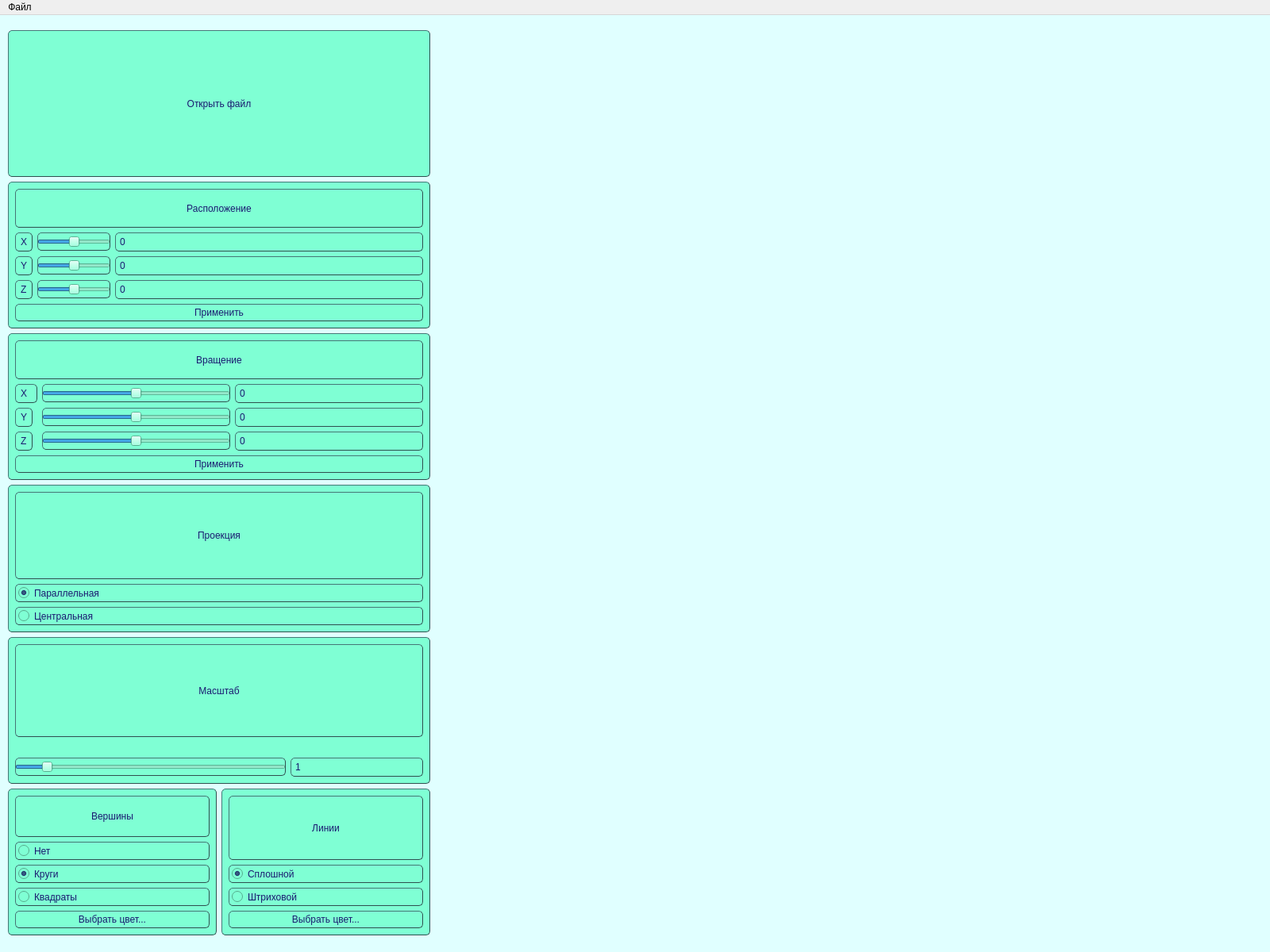
<?xml version="1.0" encoding="UTF-8"?>
<ui version="4.0">
 <class>MainWindow</class>
 <widget class="QMainWindow" name="MainWindow">
  <property name="geometry">
   <rect>
    <x>0</x>
    <y>0</y>
    <width>1600</width>
    <height>1200</height>
   </rect>
  </property>
  <property name="windowTitle">
   <string>MainWindow</string>
  </property>
  <property name="styleSheet">
   <string notr="true">QMainWindow {
    background-color: #E0FFFF;
}</string>
  </property>
  <widget class="QWidget" name="centralwidget">
   <widget class="DScene" name="widget_3" native="true">
    <property name="geometry">
     <rect>
      <x>550</x>
      <y>30</y>
      <width>1081</width>
      <height>1131</height>
     </rect>
    </property>
   </widget>
   <widget class="QWidget" name="layoutWidget">
    <property name="geometry">
     <rect>
      <x>10</x>
      <y>19</y>
      <width>532</width>
      <height>1141</height>
     </rect>
    </property>
    <layout class="QGridLayout" name="gridLayout_7">
     <item row="5" column="0">
      <widget class="QWidget" name="vertices_widget" native="true">
       <property name="styleSheet">
        <string notr="true">QWidget {
    background-color: #7FFFD4;
    border-style: outset;
    border-width: 1px;
    border-radius: 5px;
    border-color: #2F4F4F;
    font: 12px;
    min-width: 10em;
    padding: 3px;
    color: #191970;
}
</string>
       </property>
       <layout class="QGridLayout" name="gridLayout_4">
        <item row="1" column="0" colspan="2">
         <widget class="QRadioButton" name="vertices_no">
          <property name="text">
           <string>Нет</string>
          </property>
         </widget>
        </item>
        <item row="2" column="0" colspan="2">
         <widget class="QRadioButton" name="vertices_circle">
          <property name="enabled">
           <bool>true</bool>
          </property>
          <property name="text">
           <string>Круги</string>
          </property>
          <property name="checked">
           <bool>true</bool>
          </property>
         </widget>
        </item>
        <item row="3" column="0" colspan="2">
         <widget class="QRadioButton" name="vertices_square">
          <property name="autoFillBackground">
           <bool>false</bool>
          </property>
          <property name="text">
           <string>Квадраты</string>
          </property>
          <property name="checked">
           <bool>false</bool>
          </property>
         </widget>
        </item>
        <item row="4" column="0" colspan="2">
         <widget class="QPushButton" name="pushButton_2">
          <property name="text">
           <string>Выбрать цвет...</string>
          </property>
         </widget>
        </item>
        <item row="0" column="0" colspan="2">
         <widget class="QLabel" name="vertices_label">
          <property name="text">
           <string>Вершины</string>
          </property>
          <property name="alignment">
           <set>Qt::AlignCenter</set>
          </property>
         </widget>
        </item>
       </layout>
      </widget>
     </item>
     <item row="5" column="1">
      <widget class="QWidget" name="Edges" native="true">
       <property name="styleSheet">
        <string notr="true">QWidget {
    background-color: #7FFFD4;
    border-style: outset;
    border-width: 1px;
    border-radius: 5px;
    border-color: #2F4F4F;
    font: 12px;
    min-width: 10em;
    padding: 3px;
    color: #191970;
}
</string>
       </property>
       <layout class="QGridLayout" name="gridLayout_5">
        <item row="0" column="0" colspan="2">
         <widget class="QLabel" name="edges_label">
          <property name="text">
           <string>Линии</string>
          </property>
          <property name="alignment">
           <set>Qt::AlignCenter</set>
          </property>
         </widget>
        </item>
        <item row="2" column="0" colspan="2">
         <widget class="QRadioButton" name="edges_dashed">
          <property name="text">
           <string>Штриховой</string>
          </property>
         </widget>
        </item>
        <item row="1" column="0" colspan="2">
         <widget class="QRadioButton" name="edges_solid">
          <property name="text">
           <string>Сплошной</string>
          </property>
          <property name="checked">
           <bool>true</bool>
          </property>
         </widget>
        </item>
        <item row="3" column="0" colspan="2">
         <widget class="QPushButton" name="pushButton_3">
          <property name="text">
           <string>Выбрать цвет...</string>
          </property>
         </widget>
        </item>
       </layout>
      </widget>
     </item>
     <item row="4" column="0" colspan="2">
      <widget class="QWidget" name="zoom_widget" native="true">
       <property name="styleSheet">
        <string notr="true">QWidget {
    background-color: #7FFFD4;
    border-style: outset;
    border-width: 1px;
    border-radius: 5px;
    border-color: #2F4F4F;
    font: 12px;
    min-width: 10em;
    padding: 3px;
    color: #191970;
}
</string>
       </property>
       <layout class="QGridLayout" name="gridLayout_3">
        <item row="4" column="0" colspan="2">
         <widget class="QSlider" name="zoom_slider">
          <property name="value">
           <number>10</number>
          </property>
          <property name="orientation">
           <enum>Qt::Horizontal</enum>
          </property>
         </widget>
        </item>
        <item row="4" column="2">
         <widget class="QLineEdit" name="zoom_line">
          <property name="text">
           <string>1</string>
          </property>
         </widget>
        </item>
        <item row="1" column="1">
         <spacer name="horizontalSpacer_2">
          <property name="orientation">
           <enum>Qt::Horizontal</enum>
          </property>
          <property name="sizeHint" stdset="0">
           <size>
            <width>40</width>
            <height>20</height>
           </size>
          </property>
         </spacer>
        </item>
        <item row="0" column="0" colspan="3">
         <widget class="QLabel" name="zoom_label">
          <property name="text">
           <string>Масштаб</string>
          </property>
          <property name="alignment">
           <set>Qt::AlignCenter</set>
          </property>
         </widget>
        </item>
        <item row="1" column="0">
         <spacer name="horizontalSpacer">
          <property name="orientation">
           <enum>Qt::Horizontal</enum>
          </property>
          <property name="sizeHint" stdset="0">
           <size>
            <width>40</width>
            <height>20</height>
           </size>
          </property>
         </spacer>
        </item>
       </layout>
      </widget>
     </item>
     <item row="3" column="0" colspan="2">
      <widget class="QWidget" name="proection_widget" native="true">
       <property name="styleSheet">
        <string notr="true">QWidget {
    background-color: #7FFFD4;
    border-style: outset;
    border-width: 1px;
    border-radius: 5px;
    border-color: #2F4F4F;
    font: 12px;
    min-width: 10em;
    padding: 3px;
    color: #191970;
}
</string>
       </property>
       <layout class="QGridLayout" name="gridLayout_6">
        <item row="2" column="0" colspan="2">
         <widget class="QRadioButton" name="proection_central">
          <property name="text">
           <string>Центральная</string>
          </property>
         </widget>
        </item>
        <item row="0" column="0" colspan="2">
         <widget class="QLabel" name="proection_label">
          <property name="text">
           <string>Проекция</string>
          </property>
          <property name="alignment">
           <set>Qt::AlignCenter</set>
          </property>
         </widget>
        </item>
        <item row="1" column="0" colspan="2">
         <widget class="QRadioButton" name="proection_parallel">
          <property name="text">
           <string>Параллельная</string>
          </property>
          <property name="checked">
           <bool>true</bool>
          </property>
         </widget>
        </item>
       </layout>
      </widget>
     </item>
     <item row="2" column="0" colspan="2">
      <widget class="QWidget" name="rotate_widget" native="true">
       <property name="styleSheet">
        <string notr="true">QWidget {
    background-color: #7FFFD4;
    border-style: outset;
    border-width: 1px;
    border-radius: 5px;
    border-color: #2F4F4F;
    font: 12px;
    min-width: 10em;
    padding: 3px;
    color: #191970;
}
</string>
       </property>
       <layout class="QGridLayout" name="gridLayout_2">
        <item row="3" column="3">
         <widget class="QLineEdit" name="rotatez_line">
          <property name="text">
           <string>0</string>
          </property>
         </widget>
        </item>
        <item row="1" column="0" colspan="2">
         <widget class="QLabel" name="rotatex_label">
          <property name="text">
           <string>X</string>
          </property>
         </widget>
        </item>
        <item row="2" column="3">
         <widget class="QLineEdit" name="rotatey_line">
          <property name="text">
           <string>0</string>
          </property>
         </widget>
        </item>
        <item row="1" column="3">
         <widget class="QLineEdit" name="rotatex_line">
          <property name="text">
           <string>0</string>
          </property>
         </widget>
        </item>
        <item row="2" column="2">
         <widget class="QSlider" name="rotatey_slider">
          <property name="minimum">
           <number>-500</number>
          </property>
          <property name="maximum">
           <number>500</number>
          </property>
          <property name="orientation">
           <enum>Qt::Horizontal</enum>
          </property>
         </widget>
        </item>
        <item row="3" column="2">
         <widget class="QSlider" name="rotatez_slider">
          <property name="minimum">
           <number>-500</number>
          </property>
          <property name="maximum">
           <number>500</number>
          </property>
          <property name="orientation">
           <enum>Qt::Horizontal</enum>
          </property>
         </widget>
        </item>
        <item row="0" column="0" colspan="4">
         <widget class="QLabel" name="rotate_label">
          <property name="text">
           <string>Вращение</string>
          </property>
          <property name="alignment">
           <set>Qt::AlignCenter</set>
          </property>
         </widget>
        </item>
        <item row="2" column="0">
         <widget class="QLabel" name="rotatey_labe">
          <property name="text">
           <string>Y</string>
          </property>
         </widget>
        </item>
        <item row="1" column="2">
         <widget class="QSlider" name="rotatex_slider">
          <property name="minimum">
           <number>-500</number>
          </property>
          <property name="maximum">
           <number>500</number>
          </property>
          <property name="orientation">
           <enum>Qt::Horizontal</enum>
          </property>
         </widget>
        </item>
        <item row="3" column="0">
         <widget class="QLabel" name="rotatez_label">
          <property name="text">
           <string>Z</string>
          </property>
         </widget>
        </item>
        <item row="4" column="0" colspan="4">
         <widget class="QPushButton" name="rotate_apply">
          <property name="text">
           <string>Применить</string>
          </property>
         </widget>
        </item>
       </layout>
      </widget>
     </item>
     <item row="1" column="0" colspan="2">
      <widget class="QWidget" name="move_widget" native="true">
       <property name="styleSheet">
        <string notr="true">QWidget {
    background-color: #7FFFD4;
    border-style: outset;
    border-width: 1px;
    border-radius: 5px;
    border-color: #2F4F4F;
    font: 12px;
    min-width: 10em;
    padding: 3px;
    color: #191970;
}
</string>
       </property>
       <layout class="QGridLayout" name="gridLayout">
        <item row="1" column="3">
         <widget class="QLineEdit" name="movex_line">
          <property name="text">
           <string>0</string>
          </property>
         </widget>
        </item>
        <item row="2" column="3">
         <widget class="QLineEdit" name="movey_line">
          <property name="text">
           <string>0</string>
          </property>
         </widget>
        </item>
        <item row="3" column="3">
         <widget class="QLineEdit" name="movez_line">
          <property name="text">
           <string>0</string>
          </property>
         </widget>
        </item>
        <item row="3" column="0">
         <widget class="QLabel" name="movez_label">
          <property name="text">
           <string>Z</string>
          </property>
         </widget>
        </item>
        <item row="0" column="0" colspan="4">
         <widget class="QLabel" name="move_label">
          <property name="text">
           <string>Расположение</string>
          </property>
          <property name="alignment">
           <set>Qt::AlignCenter</set>
          </property>
         </widget>
        </item>
        <item row="4" column="0" colspan="4">
         <widget class="QPushButton" name="move_apply">
          <property name="text">
           <string>Применить</string>
          </property>
         </widget>
        </item>
        <item row="2" column="0">
         <widget class="QLabel" name="movey_label">
          <property name="text">
           <string>Y</string>
          </property>
         </widget>
        </item>
        <item row="1" column="0">
         <widget class="QLabel" name="movex_label">
          <property name="text">
           <string>X</string>
          </property>
         </widget>
        </item>
        <item row="2" column="1" colspan="2">
         <widget class="QSlider" name="movey_slider">
          <property name="minimum">
           <number>-500</number>
          </property>
          <property name="maximum">
           <number>500</number>
          </property>
          <property name="orientation">
           <enum>Qt::Horizontal</enum>
          </property>
         </widget>
        </item>
        <item row="1" column="1" colspan="2">
         <widget class="QSlider" name="movex_slider">
          <property name="minimum">
           <number>-500</number>
          </property>
          <property name="maximum">
           <number>500</number>
          </property>
          <property name="orientation">
           <enum>Qt::Horizontal</enum>
          </property>
         </widget>
        </item>
        <item row="3" column="1" colspan="2">
         <widget class="QSlider" name="movez_slider">
          <property name="minimum">
           <number>-500</number>
          </property>
          <property name="maximum">
           <number>500</number>
          </property>
          <property name="orientation">
           <enum>Qt::Horizontal</enum>
          </property>
         </widget>
        </item>
       </layout>
      </widget>
     </item>
     <item row="0" column="0" colspan="2">
      <widget class="QPushButton" name="pushButton">
       <property name="sizePolicy">
        <sizepolicy hsizetype="Minimum" vsizetype="Minimum">
         <horstretch>0</horstretch>
         <verstretch>0</verstretch>
        </sizepolicy>
       </property>
       <property name="styleSheet">
        <string notr="true">QWidget {
    background-color: #7FFFD4;
    border-style: outset;
    border-width: 1px;
    border-radius: 5px;
    border-color: #2F4F4F;
    font: 12px;
    min-width: 10em;
    padding: 3px;
    color: #191970;
}
</string>
       </property>
       <property name="text">
        <string>Открыть файл</string>
       </property>
      </widget>
     </item>
    </layout>
   </widget>
  </widget>
  <widget class="QMenuBar" name="menubar">
   <property name="geometry">
    <rect>
     <x>0</x>
     <y>0</y>
     <width>1600</width>
     <height>24</height>
    </rect>
   </property>
   <widget class="QMenu" name="menu">
    <property name="title">
     <string>Файл</string>
    </property>
    <widget class="QMenu" name="menu_2">
     <property name="title">
      <string>Сохранить как...</string>
     </property>
     <addaction name="actionJPG_2"/>
     <addaction name="actionPNG_2"/>
     <addaction name="actionGIF_2"/>
    </widget>
    <addaction name="action_open_file"/>
    <addaction name="menu_2"/>
   </widget>
   <addaction name="menu"/>
  </widget>
  <action name="actionJPG">
   <property name="text">
    <string>JPG</string>
   </property>
  </action>
  <action name="actionPNG">
   <property name="text">
    <string>PNG</string>
   </property>
  </action>
  <action name="actionGIF">
   <property name="text">
    <string>GIF</string>
   </property>
  </action>
  <action name="action">
   <property name="text">
    <string>Файл</string>
   </property>
  </action>
  <action name="action_open_file">
   <property name="text">
    <string>Открыть</string>
   </property>
  </action>
  <action name="actionJPG_2">
   <property name="text">
    <string>JPG</string>
   </property>
  </action>
  <action name="actionPNG_2">
   <property name="text">
    <string>PNG</string>
   </property>
  </action>
  <action name="actionGIF_2">
   <property name="text">
    <string>GIF</string>
   </property>
  </action>
 </widget>
 <customwidgets>
  <customwidget>
   <class>DScene</class>
   <extends>QWidget</extends>
   <header location="global">dscene.h</header>
   <container>1</container>
  </customwidget>
 </customwidgets>
 <resources/>
 <connections/>
</ui>
